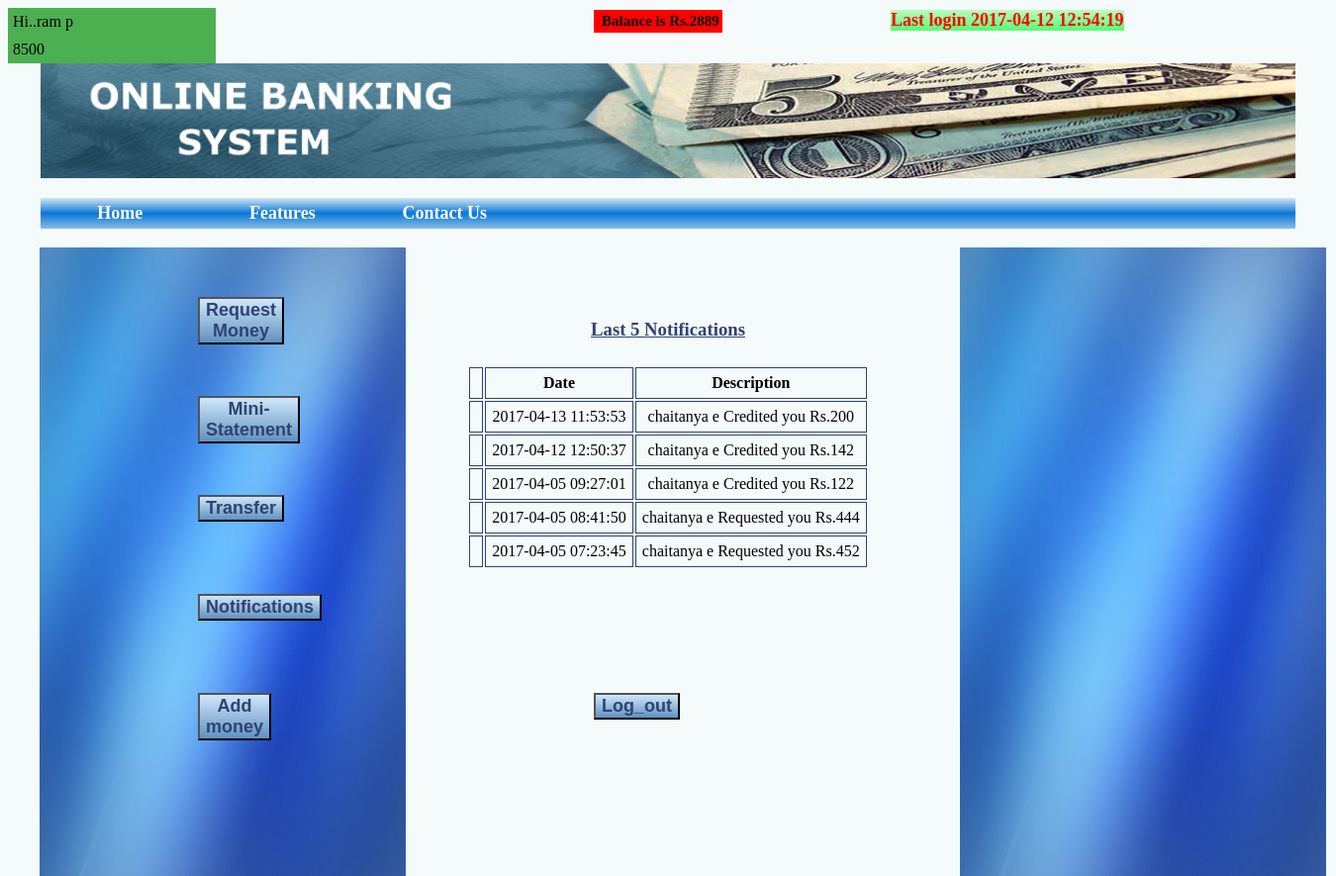
Page /profile.php (signed in) on the committed database.
### tables this page shows
CREATE TABLE `persons` (
  `firstname` varchar(255) DEFAULT NULL,
  `lastname` varchar(255) DEFAULT NULL,
  `mobileno` int(10) NOT NULL,
  `password` varchar(100) DEFAULT NULL,
  `Balance` int(11) NOT NULL,
  `lastlogin` datetime NOT NULL,
  `notificationtime` datetime NOT NULL
);

### profile.php (the view, shortened to what this page needs)
<?php
include 'connection.php';
	?>
<!DOCTYPE html>
<html>
    <head>
        <link rel="stylesheet" href="newcss.css">
    </head>
<?php
$user=$_SESSION["id"];
$sql="select * from persons where mobileno='$user'";
$result=  mysqli_query($conn,$sql);
$rws=  mysqli_fetch_assoc($result);
echo "<div class=\"name\">"."Hi..".$rws["firstname"]." ".$rws["lastname"]."</div>";
echo "<div class=\"name\">".$rws["mobileno"]."</div>";
echo "<div class=\"balance\">"."Balance is Rs.".$rws["Balance"]."</div>";
echo "<div class=\"lastlog\">"."Last login"."\n".$rws["lastlogin"]."</div>";
	?>
<!DOCTYPE html>
<html>
<div class="wrapper">
<div class="leftcolor">
<IMG STYLE="position:absolute; TOP:80px; LEFT:20px; WIDTH:370px; HEIGHT:635px" SRC="blue.jpg" alt="Bing">
            </div>
<div class="rightcolor">
<IMG STYLE="position:absolute; TOP:80px; LEFT:20px;  WIDTH:370px; HEIGHT:635px" SRC="blue.jpg" alt="Bing">
            </div>
			<img src="header.jpg";  height="100%" width="100%"/>
<div class="navbar">
            <ul>
            <li><a href="index.php">Home </a></li>
            <li><a href="features.php">Features </a></li>
            <li id="last"><a href="contact.php">Contact Us</a></li>
            </ul>
            </div>
<div class="profiletransferb">
	<form action="Transfer.php" method="POST">
           <button type="submit"  class="profiletransferb">Transfer</button>
</form>
          	 </div>
<div class="profilenotificationsb">
	<form action="notifications.php" method="POST">
           <button type="submit"  class="profilenotificationsb">Notifications</button>
</form>
          	 </div>
<?php    include 'connection.php';
$user=$_SESSION["id"];
$sql="SELECT * FROM transactions where Receiver=$user UNION SELECT * FROM request where Receiver=$user order by time DESC LIMIT 5";
$result=   mysqli_query($conn,$sql)  or die(mysql_error()); ?>
    <br><br><br>
    <h3 style="text-align:center;color:#2E4372;"><u>Last 5 Notifications</u></h3>
    <table align="center">
                        <th></th>
                        <th>Date</th>
                        <th>Description</th>
                        <?php
                        while($rws=  mysqli_fetch_assoc($result)){
                            echo "<tr>";
							echo "<td>"."</td>";
                            echo "<td>".$rws["time"]."</td>";
							     $other=$rws["Sender"];
							     $sql1="SELECT * FROM persons where mobileno=$other";
								$result1=   mysqli_query($conn,$sql1)  or die(mysql_error());
								$rws1=  mysqli_fetch_assoc($result1);
                            if($rws["notificationtype"]=="t") {echo "<td>".$rws1["firstname"]." ".$rws1["lastname"]."  Credited you"." Rs.".$rws["amount"]."</td>"; }
                            else  {echo "<td>".$rws1["firstname"]." ".$rws1["lastname"]." Requested you"." Rs.".$rws["amount"]."</td>"; }
                            echo "</tr>";
                        } ?>
</table>
<div class="profilerequestb">
	<form action="requestmoney.php" method="POST">
           <button type="submit"  class="profilerequestb">Request Money</button>
</form>
          	 </div>
<div class="profileminib">
	<form action="ministatement.php" method="POST">
           <button type="submit"  class="profileminib">Mini-Statement</button>
</form>
          	 </div>
<div class="profilelogoutb">
	<form action="logout.php" method="POST">
           <button type="submit"  class="profilelogoutb">Log_out</button>
</form>
          	 </div>
<div class="addmoney">
	<form action="addmoney.php" method="POST">
           <button type="submit"  class="addmoney">Add money</button>
</form>
          	 </div>
</html>

### newcss.css (style rules this page uses)
.wrapper { width:95%; margin:0px auto; }
.balance { padding:3px; padding-left:8px; font-size:15px; font-family:verdana; }
.profilerequestb { position:absolute; top:150px; left:100px; background: linear-gradient(to bottom, rgba(207,231,250,1) 0%,rgba(99,147,193,1) 98%,rgba(99,147,193,1) 100%); font-size:18px; color:#2E4372; border:1; font-weight: bold; cursor:pointer; }
.profileminib { position:absolute; top:200px; left:100px; background: linear-gradient(to bottom, rgba(207,231,250,1) 0%,rgba(99,147,193,1) 98%,rgba(99,147,193,1) 100%); font-size:18px; color:#2E4372; border:1; font-weight: bold; cursor:pointer; }
.profilelogoutb { position:absolute; top:350px; left:300px; background: linear-gradient(to bottom, rgba(207,231,250,1) 0%,rgba(99,147,193,1) 98%,rgba(99,147,193,1) 100%); font-size:18px; color:#2E4372; border:1; font-weight: bold; cursor:pointer; }
.profilenotificationsb { position:absolute; top:300px; left:100px; background: linear-gradient(to bottom, rgba(207,231,250,1) 0%,rgba(99,147,193,1) 98%,rgba(99,147,193,1) 100%); font-size:18px; color:#2E4372; border:1; font-weight: bold; cursor:pointer; }
.addmoney { position:absolute; top:350px; left:100px; background: linear-gradient(to bottom, rgba(207,231,250,1) 0%,rgba(99,147,193,1) 98%,rgba(99,147,193,1) 100%); font-size:18px; color:#2E4372; border:1; font-weight: bold; cursor:pointer; }
.leftcolor { position:absolute; top:170px; left:20px; cursor:pointer; }
.rightcolor { position:absolute; top:170px; left:950px; cursor:pointer; }
.profiletransferb { position:absolute; top:250px; left:100px; background: linear-gradient(to bottom, rgba(207,231,250,1) 0%,rgba(99,147,193,1) 98%,rgba(99,147,193,1) 100%); font-size:18px; color:#2E4372; border:1; font-weight: bold; cursor:pointer; }
.navbar ul { list-style-type:none; background: linear-gradient(to bottom, rgba(208,228,247,1) 0%,rgba(115,177,231,1) 24%,rgba(10,119,213,1) 50%,rgba(83,159,225,1) 79%,rgba(135,188,234,1) 100%); margin-bottom:13px; padding:0px; }
.navbar li { display:inline-block; font-size:18px; }
.navbar a { text-decoration:none; background: linear-gradient(to bottom, rgba(208,228,247,1) 0%,rgba(115,177,231,1) 24%,rgba(10,119,213,1) 50%,rgba(83,159,225,1) 79%,rgba(135,188,234,1) 100%); color:white; padding:5px; display:inline-block; }
.navbar a:link, a:visited { display: block; width: 150px; font-weight: bold; color: white; background: linear-gradient(to bottom, rgba(208,228,247,1) 0%,rgba(115,177,231,1) 24%,rgba(10,119,213,1) 50%,rgba(83,159,225,1) 79%,rgba(135,188,234,1) 100%); text-align: center; text-decoration: none; }
.left_panel p,h3 { padding:6px; }
.right_panel p,h3 { padding:6px; }

### profile.php (style rules this page uses)
.content_customer table,th,td { padding:6px; border: 1px solid #2E4372; border-collapse: collapse; text-align: center; }
.name { padding: 5px; background-color: #4CAF50; width: 200px; color: #000000; }
.balance { position:absolute; top:10px; left:600px; background: #F00; border:1; font-weight: bold; }

### rows in the picture
persons: firstname "ram", lastname "p", mobileno "8500", Balance "2889", lastlogin "2017-04-12 12:54:19"
persons: firstname "chaitanya", lastname "e"

### other values in the picture
$rws["time"] "2017-04-13 11:53:53"
$rws["amount"] "200"
$rws["time"] "2017-04-12 12:50:37"
$rws["amount"] "142"
$rws["time"] "2017-04-05 09:27:01"
$rws["amount"] "122"
$rws["time"] "2017-04-05 08:41:50"
$rws["amount"] "444"
$rws["time"] "2017-04-05 07:23:45"
$rws["amount"] "452"
